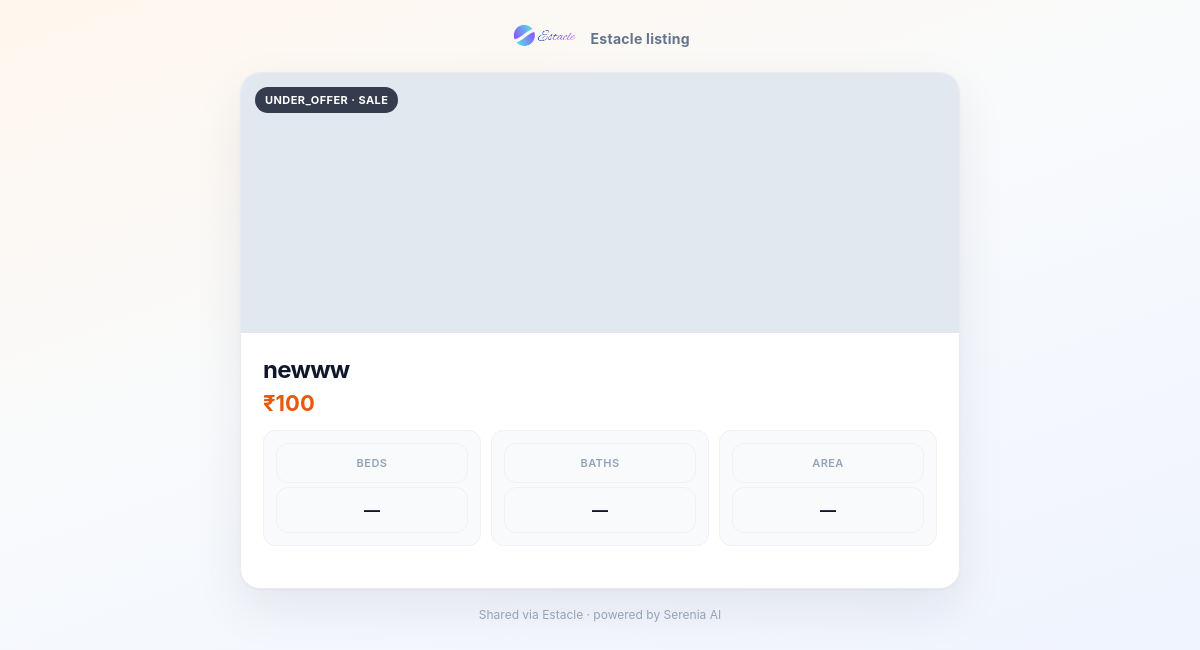
Screenshot of /share/property/1 with the database file from the repository.
### tables this page shows
CREATE TABLE properties (
            id INTEGER PRIMARY KEY AUTOINCREMENT,
            title TEXT NOT NULL,
            description TEXT,
            price REAL NOT NULL,
            property_type TEXT NOT NULL,
            status TEXT DEFAULT 'available',
            address TEXT,
            city TEXT,
            state TEXT,
            zip_code TEXT,
            bedrooms INTEGER,
            bathrooms REAL,
            area_sqft REAL,
            agent_id INTEGER,
            created_at TIMESTAMP DEFAULT CURRENT_TIMESTAMP, category TEXT DEFAULT "sale", listing_type TEXT DEFAULT "sale", floor TEXT, carpet_area REAL, furnishing TEXT, parking TEXT, amenities TEXT, seller_name TEXT, seller_phone TEXT, monthly_rent REAL, security_deposit REAL, maintenance REAL, per_sqft REAL, latitude TEXT, longitude TEXT, photos TEXT, year_built TEXT, facing TEXT, videos TEXT,
            FOREIGN KEY (agent_id) REFERENCES users (id)
        );

CREATE TABLE settings (
            key TEXT PRIMARY KEY,
            value TEXT
        );

### routes/admin/properties.py (the view)
@admin.route('/share/property/<int:prop_id>')
def share_property_public(prop_id):
    db = get_db()
    migrate_db()
    prop = db.execute(
        "SELECT p.*, u.full_name as agent_name FROM properties p "
        "LEFT JOIN users u ON p.agent_id = u.id WHERE p.id = ?",
        (prop_id,),
    ).fetchone()
    if not prop:
        return ("Property not found", 404)
    prop = dict(prop)
    photos = [x.strip() for x in (prop.get('photos') or '').split(',') if x.strip()]
    videos = [x.strip() for x in (prop.get('videos') or '').split(',') if x.strip()]
    currency = get_setting('currency', 'INR')
    return render_template(
        'public_property_share.html',
        prop=prop,
        photos=photos,
        videos=videos,
        currency=currency,
        format_money=format_money,
    )

### core/db.py (called while the page is built)
def get_db():
    if 'db' not in g:
        g.db = sqlite3.connect(current_app.config['DATABASE'])
        g.db.row_factory = sqlite3.Row
    return g.db

### core/helpers.py (called while the page is built)
def get_setting(key, default=''):
    db = get_db()
    row = db.execute('SELECT value FROM settings WHERE key = ?', (key,)).fetchone()
    return row['value'] if row else default

def format_money(amount, currency=None):
    if amount is None:
        return '—'
    currency = currency or get_setting('currency', 'INR')
    symbols = {'USD': '$', 'INR': '₹', 'AED': 'AED '}
    sym = symbols.get(currency, currency + ' ')
    try:
        return f"{sym}{float(amount):,.0f}"
    except (TypeError, ValueError):
        return str(amount)

### templates/public_property_share.html (shortened to what this page needs)
<!DOCTYPE html>
<html lang="en">
<head>
</head>
<body>
  <div class="wrap">
    <div class="brand">
      <img src="/static/images/logo.png" alt="Estacle" onerror="this.style.display='none'">
      <span>Estacle listing</span>
    </div>
    <div class="card">
      {% set cover = photos[0] if photos else None %}
      <div class="hero" {% if cover %}style="background-image:url('/static/uploads/properties/{{ cover }}')"{% endif %}>
        <span class="badge">{{ prop.status or 'listing' }} · {{ prop.listing_type or 'sale' }}</span>
      </div>
      <div class="body">
        <h1>{{ prop.title }}</h1>
        <div class="price">{{ format_money(prop.price or 0, currency) }}</div>
        <div class="meta">
          <div><div class="k">Beds</div><div class="v">{{ prop.bedrooms or '—' }}</div></div>
          <div><div class="k">Baths</div><div class="v">{{ prop.bathrooms or '—' }}</div></div>
          <div><div class="k">Area</div><div class="v">{% if prop.area_sqft %}{{ prop.area_sqft }} sqft{% else %}—{% endif %}</div></div>
        </div>
      </div>
    </div>
    <div class="footer">Shared via Estacle · powered by Serenia AI</div>
  </div>
</body>
</html>

### templates/public_property_share.html (style rules this page uses)
* { box-sizing: border-box; margin: 0; padding: 0; }
body { font-family: -apple-system, BlinkMacSystemFont, 'Segoe UI', Roboto, sans-serif; background: linear-gradient(160deg, #fff7ed 0%, #f8fafc 40%, #eef2ff 100%); min-height: 100vh; color: #0f172a; padding: 24px 16px 48px; }
.wrap { max-width: 720px; margin: 0 auto; }
.brand { display: flex; align-items: center; gap: 10px; margin-bottom: 20px; justify-content: center; }
.brand img { height: 28px; width: auto; }
.brand span { font-weight: 700; font-size: 14px; color: #64748b; letter-spacing: 0.02em; }
.card { background: #fff; border-radius: 20px; overflow: hidden; box-shadow: 0 20px 50px rgba(15,23,42,0.08), 0 1px 2px rgba(15,23,42,0.04); border: 1px solid #e8ecf1; }
.hero { height: 260px; background: #e2e8f0 center/cover no-repeat; position: relative; }
.hero .badge { position: absolute; top: 14px; left: 14px; background: rgba(15,23,42,0.82); color: #fff; font-size: 11px; font-weight: 700; padding: 6px 10px; border-radius: 999px; text-transform: uppercase; letter-spacing: 0.04em; }
.body { padding: 22px 22px 26px; }
h1 { font-size: 24px; font-weight: 750; letter-spacing: -0.03em; margin-bottom: 6px; }
.price { font-size: 22px; font-weight: 700; color: #ea580c; margin-bottom: 14px; }
.meta { display: grid; grid-template-columns: repeat(3, 1fr); gap: 10px; margin-bottom: 16px; }
.meta div { background: #f8fafc; border: 1px solid #eef2f7; border-radius: 12px; padding: 12px; text-align: center; }
.meta .k { font-size: 11px; color: #94a3b8; font-weight: 600; text-transform: uppercase; letter-spacing: 0.04em; }
.meta .v { font-size: 16px; font-weight: 700; color: #0f172a; margin-top: 4px; }
.footer { text-align: center; margin-top: 18px; font-size: 12px; color: #94a3b8; }

### rows the page displays
properties: status "UNDER_OFFER", listing_type "SALE", title "newww", price.value "₹100"

### other values shown
{{ prop.bedrooms or '—' }} "—"
{{ prop.bathrooms or '—' }} "—"
